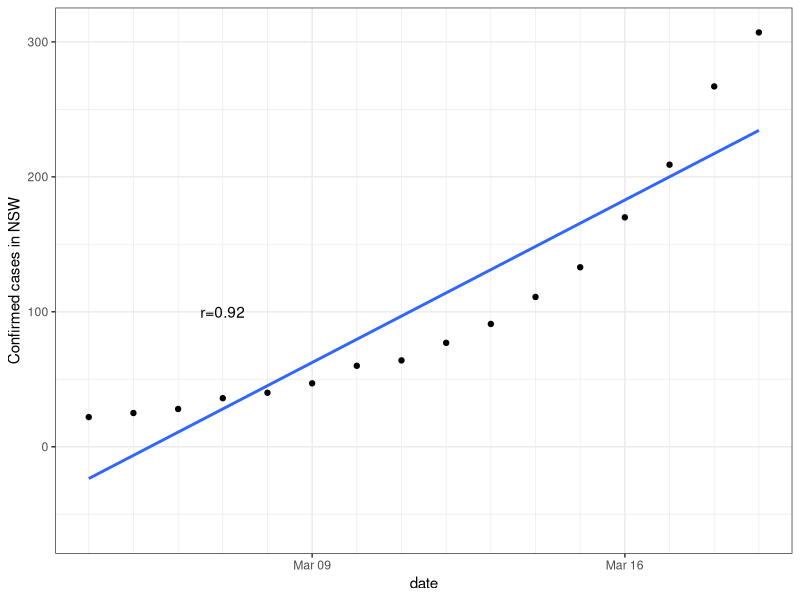
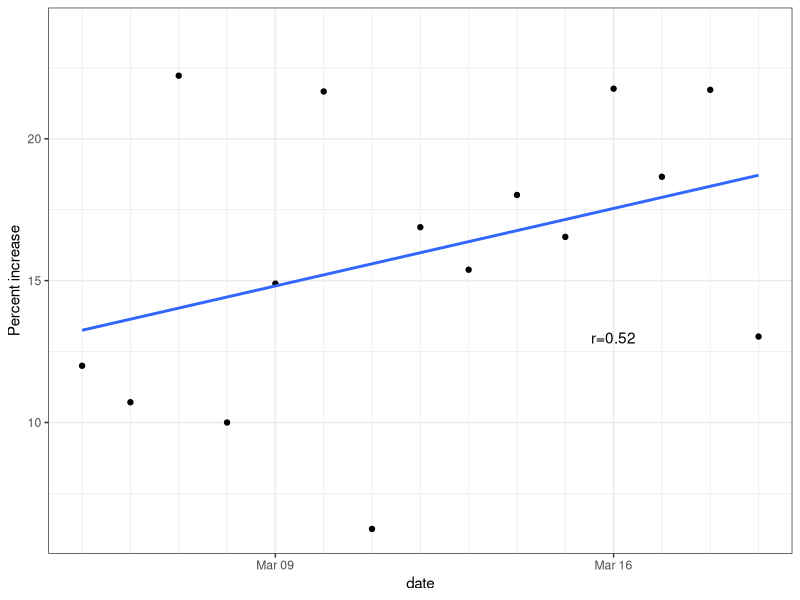
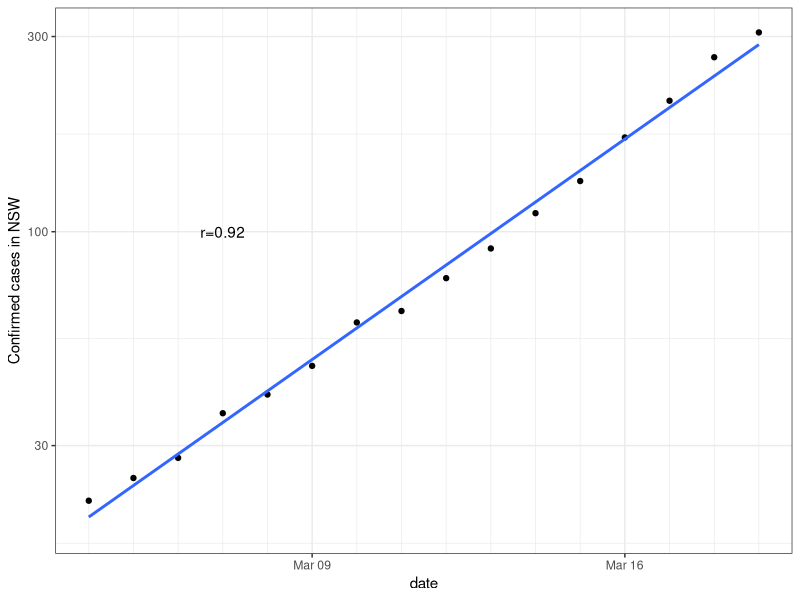
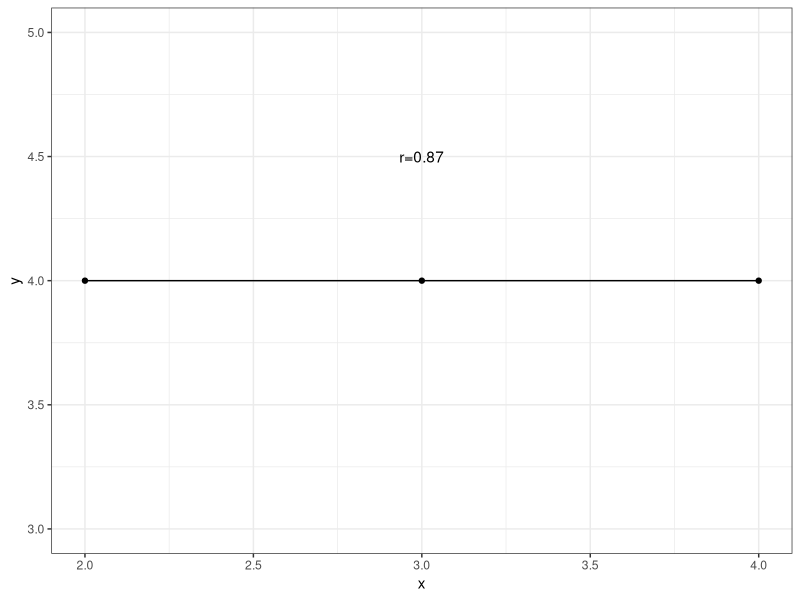

R code for these plots, in order:
## ---- chunk 1
knitr::opts_chunk$set(echo = TRUE)
## ---- chunk 2
NSW<-data.frame( cases= c(22,25,28,36,40,47,60,64,77,91,111,133,170,209,267,307) ) #19 March
#NSW$increase = c(0, 6, 8, 4, 7, 13, 4, 12, 14, 20, 14, 22, 37))  
NSW$date <- seq(as.Date("2020/3/4"), by = "day", length.out = length(NSW$cases))
require(ggplot2)
NSWcor<-cor.test(as.numeric(NSW$date),NSW$cases) 
g<-ggplot( data = NSW, aes( date, cases )) + geom_point() + theme_bw() + ylab("Confirmed cases in NSW") + scale_x_date(date_minor_breaks=("1 days")) +
  geom_smooth(method='lm', fill=NA) + 
  annotate("text",x=as.Date("2020/3/7"),y=100, label=paste0("r=",round(NSWcor$estimate,2)), parse=FALSE) 
show(g)
## ---- chunk 3

#Calculate proportional increase
increase<-diff(NSW$cases)
increase<-c(0,increase) #pad with 0 for first item
NSW$increase <- increase
excludeFirst <- tail(NSW,-1)
NSWcori<-cor.test(as.numeric(NSW$date),NSW$increase/NSW$cases) 
h<-ggplot( data = excludeFirst, aes( date, 100*increase/cases )) + geom_point() + theme_bw() + ylab("Percent increase") + scale_x_date(date_minor_breaks=("1 days")) +
  geom_smooth(method='lm', fill=NA) + 
  annotate("text",x=as.Date("2020/3/16"),y=13, label=paste0("r=",round(NSWcori$estimate,2)), parse=FALSE)
show(h)
## ---- chunk 4

show(g + scale_y_log10())

## ---- chunk 5

flatLine<- data.frame( x=c(2,3,4), y=c(4,4,4.00000001) )
flatCor<-cor.test(flatLine$x,flatLine$y) 

ggplot(flatLine,aes(x,y))+
  geom_point() +geom_line() +theme_bw() + ylim(3,5) +
    annotate("text",x=3,y=4.5, label=paste0("r=",round(flatCor$estimate,2)), parse=FALSE)
